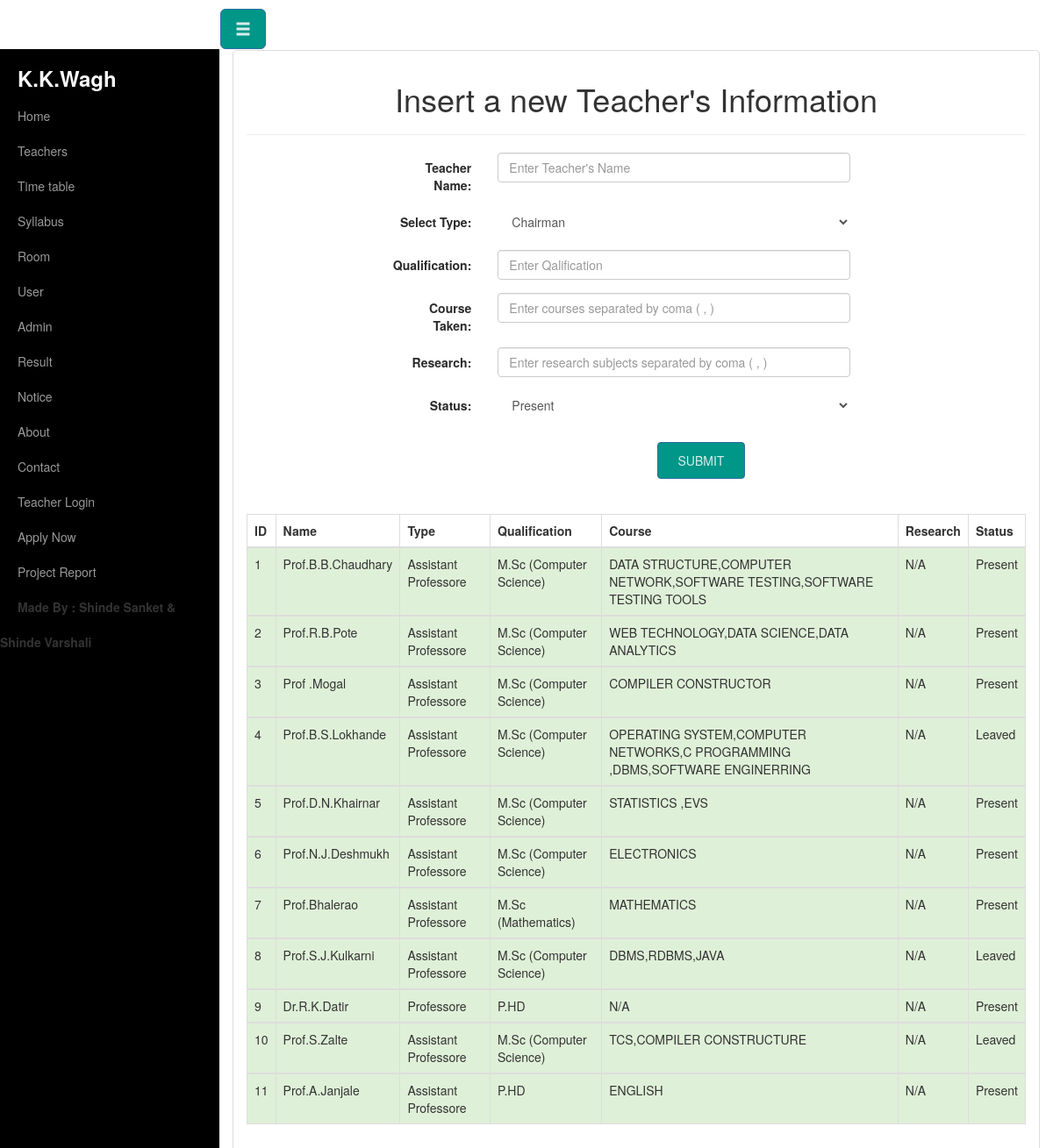
Page /Facultym/teacher_insert.php on the committed database.
### tables this page shows
CREATE TABLE `teachers` (
  `t_id` int(11) NOT NULL,
  `name` varchar(255) NOT NULL,
  `type` varchar(100) NOT NULL,
  `qualification` text NOT NULL,
  `course` varchar(255) NOT NULL,
  `research` text NOT NULL,
  `status` varchar(100) NOT NULL
);

### Facultym/teacher_insert.php (the view, shortened to what this page needs)
<?php include("header.php");?>
<?php include('db_con.php');?>
<div class="container-fluid">
    <div class="row" id="wrapper">
    <?php require_once'menubar.php';?>
    <div class="col-sm-12">
        <div class="panel panel-default">
        <div class="panel-body">
<center><h1>Insert a new Teacher's Information</h1></center>
<hr>
<div class="col-sm-10 col-sm-offset-2">
<form action="teacher_insert.php" method="post" class="form-horizontal" role="form">
            <div class="form-group">
                <label for="t_name" class="col-sm-2 control-label">Teacher Name:</label>
                <div class="col-sm-7">
                <input type="text" class="form-control" name="t_name" placeholder="Enter Teacher's Name" >
                </div>
            </div>
            <div class="form-group">
                <label class="col-sm-2 control-label">Select Type:</label>
                <div class="col-sm-7">
                    <select class="form-control" name="type">
                        <option value="Chairman">Chairman</option>
                    </select>
                </div>
            </div>
			<div class="form-group">
                <label for="qualification" class="col-sm-2 control-label">Qualification:</label>
                <div class="col-sm-7">
                    <input type="text" class="form-control" name="qualification" placeholder="Enter Qalification">
                </div>
            </div>
            <div class="form-group">
                <label for="course_taken" class="col-sm-2 control-label">Course Taken:</label>
                <div class="col-sm-7">
                    <input type="text" class="form-control" name="course_taken" placeholder="Enter courses separated by coma ( , )">
                </div>
            </div>
            <div class="form-group">
                <label for="research" class="col-sm-2 control-label">Research:</label>
                <div class="col-sm-7">
                    <input type="text" class="form-control" name="research" placeholder="Enter research subjects separated by coma ( , )">
                </div>
            </div>
            <div class="form-group">
                <label class="col-sm-2 control-label">Status:</label>
                <div class="col-sm-7">
                    <select class="form-control" name="status">
                        <option value="Present">Present</option>
                    </select>
                </div>
            </div>
            <center><input type="submit" name="submit" value="Submit" class="btn btn-primary" style="padding: 10px; width: 100px;"></center>
            <br>
                <br>
 </form>
</div>
<?php
      echo "<div>";
      echo "<table class='table table-bordered'>";
      echo "<thead>";
      echo "<tr>";
      echo "<th>ID</th>";
      echo "<th>Name</th>";
      echo "<th>Type</th>";
      echo "<th>Qualification</th>";
      echo "<th>Course</th>";
      echo "<th>Research</th>";
      echo "<th>Status</th>";
      echo "</tr>";
      echo "</thead>";
    $other=mysqli_query($conn,"SELECT * FROM teachers");
    while ($filter=mysqli_fetch_array($other)) {
      echo "<tbody>";
      echo "<tr class='success'>";
      echo "<td>".$filter['t_id']."</td>";
      echo "<td>".$filter['name']."</td>";
      echo "<td>".$filter['type']."</td>";
      echo "<td>".$filter['qualification']."</td>";
      echo "<td>".$filter['course']."</td>";
      echo "<td>".$filter['research']."</td>";
      echo "<td>".$filter['status']."</td>";
      echo "</tr>";
      echo "</tbody>";
}
      echo "</table>";
      echo "</div>";
?>
 </div>
 </div>
 </div>
 </div>
 </div>

### Facultym/css/style.css (style rules this page uses)
* { box-sizing:border-box; }
#wrapper { padding-left: 0; -webkit-transition: all 0.5s ease; -moz-transition: all 0.5s ease; -o-transition: all 0.5s ease; transition: all 0.5s ease; }
@media (min-width:768px) { #wrapper { padding-left: 250px; } }

### rows in the picture
teachers: t_id "1", name "Prof.B.B.Chaudhary", type "Assistant Professore", qualification "M.Sc (Computer Science)", course "DATA STRUCTURE,COMPUTER NETWORK,SOFTWARE TESTING,SOFTWARE TESTING TOOLS", research "N/A", status "Present"
teachers: t_id "2", name "Prof.R.B.Pote", type "Assistant Professore", qualification "M.Sc (Computer Science)", course "WEB TECHNOLOGY,DATA SCIENCE,DATA ANALYTICS", research "N/A", status "Present"
teachers: t_id "3", name "Prof .Mogal", type "Assistant Professore", qualification "M.Sc (Computer Science)", course "COMPILER CONSTRUCTOR", research "N/A", status "Present"
teachers: t_id "4", name "Prof.B.S.Lokhande", type "Assistant Professore", qualification "M.Sc (Computer Science)", course "OPERATING SYSTEM,COMPUTER NETWORKS,C PROGRAMMING ,DBMS,SOFTWARE ENGINERRING", research "N/A", status "Leaved"
teachers: t_id "5", name "Prof.D.N.Khairnar", type "Assistant Professore", qualification "M.Sc (Computer Science)", course "STATISTICS ,EVS", research "N/A", status "Present"
teachers: t_id "6", name "Prof.N.J.Deshmukh", type "Assistant Professore", qualification "M.Sc (Computer Science)", course "ELECTRONICS", research "N/A", status "Present"
teachers: t_id "7", name "Prof.Bhalerao", type "Assistant Professore", qualification "M.Sc (Mathematics)", course "MATHEMATICS", research "N/A", status "Present"
teachers: t_id "8", name "Prof.S.J.Kulkarni", type "Assistant Professore", qualification "M.Sc (Computer Science)", course "DBMS,RDBMS,JAVA", research "N/A", status "Leaved"
teachers: t_id "9", name "Dr.R.K.Datir", type "Professore", qualification "P.HD", course "N/A", research "N/A", status "Present"
teachers: t_id "10", name "Prof.S.Zalte", type "Assistant Professore", qualification "M.Sc (Computer Science)", course "TCS,COMPILER CONSTRUCTURE", research "N/A", status "Leaved"
teachers: t_id "11", name "Prof.A.Janjale", type "Assistant Professore", qualification "P.HD", course "ENGLISH", research "N/A", status "Present"
